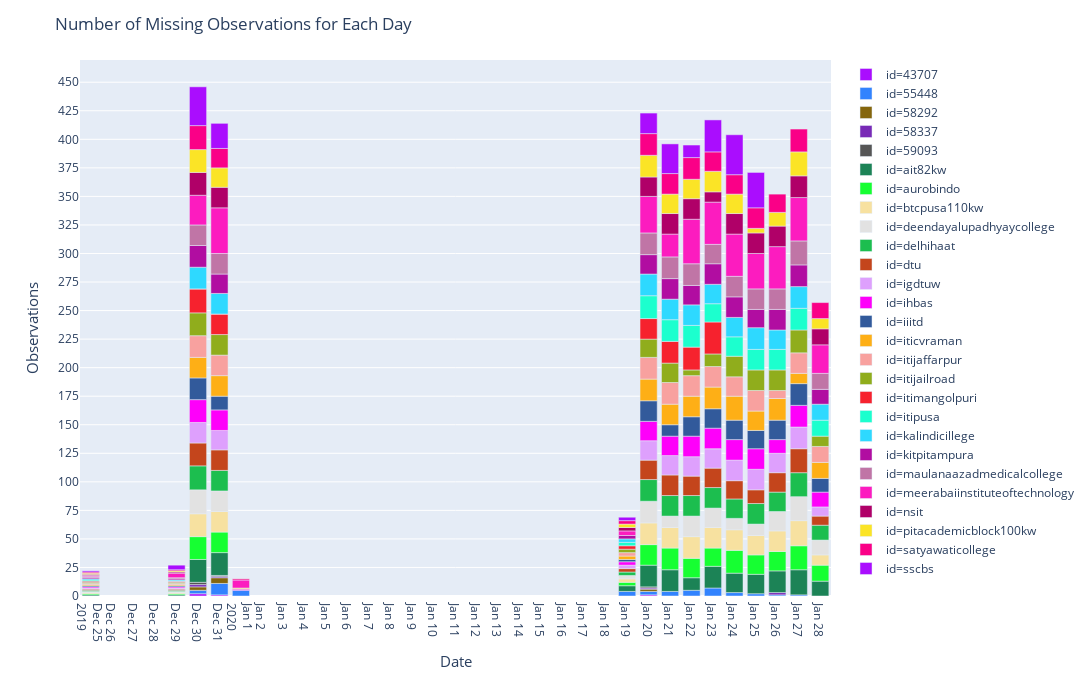

This figure's notebook cell:
### Code cell
fig_2 = px.bar(df_missing, x='date', y="energy", color = 'id', color_discrete_sequence= px.colors.qualitative.Alphabet)
fig_2.update_layout(title='Number of Missing Observations for Each Day',
                    autosize=False, width=1150, height= 680, 
                    yaxis=go.layout.YAxis(
                        title_text="Observations",
                        ticktext=df_sample["('count', 'energy')"],
                        dtick = 25,
                        titlefont=dict(size=15)),
                    xaxis = go.layout.XAxis(dtick = [1,2],
                                            title_text="Date",
                                            titlefont=dict(size=15)),
                        )

fig_2.show()

### Figure 1 — Plotly figure (JSON) as saved in the notebook; plotly's stock layout.template omitted (floating-point values rounded to 4 significant figures; data arrays with more than 128 entries replaced by an {"elided": "..."} marker saying what was removed)
{"data": [{"alignmentgroup": "True", "hoverlabel": {"namelength": 0}, "hovertemplate": "id=43707<br>date=%{x}<br>energy=%{y}", "legendgroup": "id=43707", "marker": {"color": "#AA0DFE"}, "name": "id=43707", "offsetgroup": "id=43707", "orientation": "v", "showlegend": true, "textposition": "auto", "type": "bar", "x": ["2019-12-30T00:00:00", "2019-12-31T00:00:00", "2020-01-20T00:00:00"], "xaxis": "x", "y": [2, 1, 1], "yaxis": "y"}, {"alignmentgroup": "True", "hoverlabel": {"namelength": 0}, "hovertemplate": "id=55448<br>date=%{x}<br>energy=%{y}", "legendgroup": "id=55448", "marker": {"color": "#3283FE"}, "name": "id=55448", "offsetgroup": "id=55448", "orientation": "v", "showlegend": true, "textposition": "auto", "type": "bar", "x": ["2019-12-30T00:00:00", "2019-12-31T00:00:00", "2020-01-01T00:00:00", "2020-01-19T00:00:00", "2020-01-20T00:00:00", "2020-01-21T00:00:00", "2020-01-22T00:00:00", "2020-01-23T00:00:00", "2020-01-24T00:00:00", "2020-01-25T00:00:00", "2020-01-26T00:00:00", "2020-01-27T00:00:00"], "xaxis": "x", "y": [3, 10, 5, 4, 3, 4, 5, 7, 3, 2, 1, 1], "yaxis": "y"}, {"alignmentgroup": "True", "hoverlabel": {"namelength": 0}, "hovertemplate": "id=58292<br>date=%{x}<br>energy=%{y}", "legendgroup": "id=58292", "marker": {"color": "#85660D"}, "name": "id=58292", "offsetgroup": "id=58292", "orientation": "v", "showlegend": true, "textposition": "auto", "type": "bar", "x": ["2019-12-30T00:00:00", "2019-12-31T00:00:00", "2020-01-20T00:00:00"], "xaxis": "x", "y": [3, 5, 2], "yaxis": "y"}, {"alignmentgroup": "True", "hoverlabel": {"namelength": 0}, "hovertemplate": "id=58337<br>date=%{x}<br>energy=%{y}", "legendgroup": "id=58337", "marker": {"color": "#782AB6"}, "name": "id=58337", "offsetgroup": "id=58337", "orientation": "v", "showlegend": true, "textposition": "auto", "type": "bar", "x": ["2019-12-30T00:00:00", "2019-12-31T00:00:00", "2020-01-20T00:00:00", "2020-01-26T00:00:00"], "xaxis": "x", "y": [2, 1, 1, 2], "yaxis": "y"}, {"alignmentgroup": "True", "hoverlabel": {"namelength": 0}, "hovertemplate": "id=59093<br>date=%{x}<br>energy=%{y}", "legendgroup": "id=59093", "marker": {"color": "#565656"}, "name": "id=59093", "offsetgroup": "id=59093", "orientation": "v", "showlegend": true, "textposition": "auto", "type": "bar", "x": ["2019-12-30T00:00:00", "2019-12-31T00:00:00", "2020-01-20T00:00:00"], "xaxis": "x", "y": [2, 1, 1], "yaxis": "y"}, {"alignmentgroup": "True", "hoverlabel": {"namelength": 0}, "hovertemplate": "id=ait82kw<br>date=%{x}<br>energy=%{y}", "legendgroup": "id=ait82kw", "marker": {"color": "#1C8356"}, "name": "id=ait82kw", "offsetgroup": "id=ait82kw", "orientation": "v", "showlegend": true, "textposition": "auto", "type": "bar", "x": ["2019-12-25T00:00:00", "2019-12-29T00:00:00", "2019-12-30T00:00:00", "2019-12-31T00:00:00", "2020-01-19T00:00:00", "2020-01-20T00:00:00", "2020-01-21T00:00:00", "2020-01-22T00:00:00", "2020-01-23T00:00:00", "2020-01-24T00:00:00", "2020-01-25T00:00:00", "2020-01-26T00:00:00", "2020-01-27T00:00:00", "2020-01-28T00:00:00"], "xaxis": "x", "y": [1, 1, 20, 20, 5, 19, 19, 11, 19, 17, 17, 19, 22, 13], "yaxis": "y"}, {"alignmentgroup": "True", "hoverlabel": {"namelength": 0}, "hovertemplate": "id=aurobindo<br>date=%{x}<br>energy=%{y}", "legendgroup": "id=aurobindo", "marker": {"color": "#16FF32"}, "name": "id=aurobindo", "offsetgroup": "id=aurobindo", "orientation": "v", "showlegend": true, "textposition": "auto", "type": "bar", "x": ["2019-12-25T00:00:00", "2019-12-29T00:00:00", "2019-12-30T00:00:00", "2019-12-31T00:00:00", "2020-01-19T00:00:00", "2020-01-20T00:00:00", "2020-01-21T00:00:00", "2020-01-22T00:00:00", "2020-01-23T00:00:00", "2020-01-24T00:00:00", "2020-01-25T00:00:00", "2020-01-26T00:00:00", "2020-01-27T00:00:00", "2020-01-28T00:00:00"], "xaxis": "x", "y": [1, 1, 20, 18, 3, 18, 19, 17, 16, 20, 17, 17, 21, 14], "yaxis": "y"}, {"alignmentgroup": "True", "hoverlabel": {"namelength": 0}, "hovertemplate": "id=btcpusa110kw<br>date=%{x}<br>energy=%{y}", "legendgroup": "id=btcpusa110kw", "marker": {"color": "#F7E1A0"}, "name": "id=btcpusa110kw", "offsetgroup": "id=btcpusa110kw", "orientation": "v", "showlegend": true, "textposition": "auto", "type": "bar", "x": ["2019-12-25T00:00:00", "2019-12-29T00:00:00", "2019-12-30T00:00:00", "2019-12-31T00:00:00", "2020-01-19T00:00:00", "2020-01-20T00:00:00", "2020-01-21T00:00:00", "2020-01-22T00:00:00", "2020-01-23T00:00:00", "2020-01-24T00:00:00", "2020-01-25T00:00:00", "2020-01-26T00:00:00", "2020-01-27T00:00:00", "2020-01-28T00:00:00"], "xaxis": "x", "y": [1, 1, 20, 18, 3, 19, 18, 19, 18, 18, 17, 18, 22, 9], "yaxis": "y"}, {"alignmentgroup": "True", "hoverlabel": {"namelength": 0}, "hovertemplate": "id=deendayalupadhyaycollege<br>date=%{x}<br>energy=%{y}", "legendgroup": "id=deendayalupadhyaycollege", "marker": {"color": "#E2E2E2"}, "name": "id=deendayalupadhyaycollege", "offsetgroup": "id=deendayalupadhyaycollege", "orientation": "v", "showlegend": true, "textposition": "auto", "type": "bar", "x": ["2019-12-25T00:00:00", "2019-12-29T00:00:00", "2019-12-30T00:00:00", "2019-12-31T00:00:00", "2020-01-19T00:00:00", "2020-01-20T00:00:00", "2020-01-21T00:00:00", "2020-01-22T00:00:00", "2020-01-23T00:00:00", "2020-01-24T00:00:00", "2020-01-25T00:00:00", "2020-01-26T00:00:00", "2020-01-27T00:00:00", "2020-01-28T00:00:00"], "xaxis": "x", "y": [1, 1, 21, 18, 3, 19, 10, 18, 17, 10, 10, 17, 21, 13], "yaxis": "y"}, {"alignmentgroup": "True", "hoverlabel": {"namelength": 0}, "hovertemplate": "id=delhihaat<br>date=%{x}<br>energy=%{y}", "legendgroup": "id=delhihaat", "marker": {"color": "#1CBE4F"}, "name": "id=delhihaat", "offsetgroup": "id=delhihaat", "orientation": "v", "showlegend": true, "textposition": "auto", "type": "bar", "x": ["2019-12-25T00:00:00", "2019-12-29T00:00:00", "2019-12-30T00:00:00", "2019-12-31T00:00:00", "2020-01-19T00:00:00", "2020-01-20T00:00:00", "2020-01-21T00:00:00", "2020-01-22T00:00:00", "2020-01-23T00:00:00", "2020-01-24T00:00:00", "2020-01-25T00:00:00", "2020-01-26T00:00:00", "2020-01-27T00:00:00", "2020-01-28T00:00:00"], "xaxis": "x", "y": [1, 1, 21, 18, 3, 19, 18, 18, 18, 17, 18, 17, 21, 13], "yaxis": "y"}, {"alignmentgroup": "True", "hoverlabel": {"namelength": 0}, "hovertemplate": "id=dtu<br>date=%{x}<br>energy=%{y}", "legendgroup": "id=dtu", "marker": {"color": "#C4451C"}, "name": "id=dtu", "offsetgroup": "id=dtu", "orientation": "v", "showlegend": true, "textposition": "auto", "type": "bar", "x": ["2019-12-25T00:00:00", "2019-12-29T00:00:00", "2019-12-30T00:00:00", "2019-12-31T00:00:00", "2020-01-19T00:00:00", "2020-01-20T00:00:00", "2020-01-21T00:00:00", "2020-01-22T00:00:00", "2020-01-23T00:00:00", "2020-01-24T00:00:00", "2020-01-25T00:00:00", "2020-01-26T00:00:00", "2020-01-27T00:00:00", "2020-01-28T00:00:00"], "xaxis": "x", "y": [1, 1, 20, 18, 3, 17, 18, 17, 17, 16, 12, 17, 21, 8], "yaxis": "y"}, {"alignmentgroup": "True", "hoverlabel": {"namelength": 0}, "hovertemplate": "id=igdtuw<br>date=%{x}<br>energy=%{y}", "legendgroup": "id=igdtuw", "marker": {"color": "#DEA0FD"}, "name": "id=igdtuw", "offsetgroup": "id=igdtuw", "orientation": "v", "showlegend": true, "textposition": "auto", "type": "bar", "x": ["2019-12-25T00:00:00", "2019-12-29T00:00:00", "2019-12-30T00:00:00", "2019-12-31T00:00:00", "2020-01-19T00:00:00", "2020-01-20T00:00:00", "2020-01-21T00:00:00", "2020-01-22T00:00:00", "2020-01-23T00:00:00", "2020-01-24T00:00:00", "2020-01-25T00:00:00", "2020-01-26T00:00:00", "2020-01-27T00:00:00", "2020-01-28T00:00:00"], "xaxis": "x", "y": [1, 1, 18, 17, 3, 17, 17, 17, 17, 18, 18, 17, 19, 8], "yaxis": "y"}, {"alignmentgroup": "True", "hoverlabel": {"namelength": 0}, "hovertemplate": "id=ihbas<br>date=%{x}<br>energy=%{y}", "legendgroup": "id=ihbas", "marker": {"color": "#FE00FA"}, "name": "id=ihbas", "offsetgroup": "id=ihbas", "orientation": "v", "showlegend": true, "textposition": "auto", "type": "bar", "x": ["2019-12-25T00:00:00", "2019-12-29T00:00:00", "2019-12-30T00:00:00", "2019-12-31T00:00:00", "2020-01-01T00:00:00", "2020-01-19T00:00:00", "2020-01-20T00:00:00", "2020-01-21T00:00:00", "2020-01-22T00:00:00", "2020-01-23T00:00:00", "2020-01-24T00:00:00", "2020-01-25T00:00:00", "2020-01-26T00:00:00", "2020-01-27T00:00:00", "2020-01-28T00:00:00"], "xaxis": "x", "y": [1, 1, 20, 18, 1, 3, 17, 17, 18, 18, 18, 18, 12, 19, 13], "yaxis": "y"}, {"alignmentgroup": "True", "hoverlabel": {"namelength": 0}, "hovertemplate": "id=iiitd<br>date=%{x}<br>energy=%{y}", "legendgroup": "id=iiitd", "marker": {"color": "#325A9B"}, "name": "id=iiitd", "offsetgroup": "id=iiitd", "orientation": "v", "showlegend": true, "textposition": "auto", "type": "bar", "x": ["2019-12-25T00:00:00", "2019-12-29T00:00:00", "2019-12-30T00:00:00", "2019-12-31T00:00:00", "2020-01-19T00:00:00", "2020-01-20T00:00:00", "2020-01-21T00:00:00", "2020-01-22T00:00:00", "2020-01-23T00:00:00", "2020-01-24T00:00:00", "2020-01-25T00:00:00", "2020-01-26T00:00:00", "2020-01-27T00:00:00", "2020-01-28T00:00:00"], "xaxis": "x", "y": [1, 1, 19, 12, 2, 18, 10, 17, 17, 17, 16, 17, 19, 12], "yaxis": "y"}, {"alignmentgroup": "True", "hoverlabel": {"namelength": 0}, "hovertemplate": "id=iticvraman<br>date=%{x}<br>energy=%{y}", "legendgroup": "id=iticvraman", "marker": {"color": "#FEAF16"}, "name": "id=iticvraman", "offsetgroup": "id=iticvraman", "orientation": "v", "showlegend": true, "textposition": "auto", "type": "bar", "x": ["2019-12-25T00:00:00", "2019-12-29T00:00:00", "2019-12-30T00:00:00", "2019-12-31T00:00:00", "2020-01-01T00:00:00", "2020-01-19T00:00:00", "2020-01-20T00:00:00", "2020-01-21T00:00:00", "2020-01-22T00:00:00", "2020-01-23T00:00:00", "2020-01-24T00:00:00", "2020-01-25T00:00:00", "2020-01-26T00:00:00", "2020-01-27T00:00:00", "2020-01-28T00:00:00"], "xaxis": "x", "y": [1, 1, 18, 18, 1, 3, 19, 18, 18, 19, 21, 17, 19, 9, 14], "yaxis": "y"}, {"alignmentgroup": "True", "hoverlabel": {"namelength": 0}, "hovertemplate": "id=itijaffarpur<br>date=%{x}<br>energy=%{y}", "legendgroup": "id=itijaffarpur", "marker": {"color": "#F8A19F"}, "name": "id=itijaffarpur", "offsetgroup": "id=itijaffarpur", "orientation": "v", "showlegend": true, "textposition": "auto", "type": "bar", "x": ["2019-12-25T00:00:00", "2019-12-29T00:00:00", "2019-12-30T00:00:00", "2019-12-31T00:00:00", "2020-01-19T00:00:00", "2020-01-20T00:00:00", "2020-01-21T00:00:00", "2020-01-22T00:00:00", "2020-01-23T00:00:00", "2020-01-24T00:00:00", "2020-01-25T00:00:00", "2020-01-26T00:00:00", "2020-01-27T00:00:00", "2020-01-28T00:00:00"], "xaxis": "x", "y": [1, 1, 19, 18, 3, 19, 19, 18, 18, 17, 18, 7, 18, 14], "yaxis": "y"}, {"alignmentgroup": "True", "hoverlabel": {"namelength": 0}, "hovertemplate": "id=itijailroad<br>date=%{x}<br>energy=%{y}", "legendgroup": "id=itijailroad", "marker": {"color": "#90AD1C"}, "name": "id=itijailroad", "offsetgroup": "id=itijailroad", "orientation": "v", "showlegend": true, "textposition": "auto", "type": "bar", "x": ["2019-12-25T00:00:00", "2019-12-29T00:00:00", "2019-12-30T00:00:00", "2019-12-31T00:00:00", "2020-01-19T00:00:00", "2020-01-20T00:00:00", "2020-01-21T00:00:00", "2020-01-22T00:00:00", "2020-01-23T00:00:00", "2020-01-24T00:00:00", "2020-01-25T00:00:00", "2020-01-26T00:00:00", "2020-01-27T00:00:00", "2020-01-28T00:00:00"], "xaxis": "x", "y": [1, 1, 20, 18, 3, 16, 17, 5, 11, 18, 18, 18, 20, 9], "yaxis": "y"}, {"alignmentgroup": "True", "hoverlabel": {"namelength": 0}, "hovertemplate": "id=itimangolpuri<br>date=%{x}<br>energy=%{y}", "legendgroup": "id=itimangolpuri", "marker": {"color": "#F6222E"}, "name": "id=itimangolpuri", "offsetgroup": "id=itimangolpuri", "orientation": "v", "showlegend": true, "textposition": "auto", "type": "bar", "x": ["2019-12-25T00:00:00", "2019-12-29T00:00:00", "2019-12-30T00:00:00", "2019-12-31T00:00:00", "2020-01-19T00:00:00", "2020-01-20T00:00:00", "2020-01-21T00:00:00", "2020-01-22T00:00:00", "2020-01-23T00:00:00"], "xaxis": "x", "y": [1, 1, 21, 18, 3, 18, 19, 20, 28], "yaxis": "y"}, {"alignmentgroup": "True", "hoverlabel": {"namelength": 0}, "hovertemplate": "id=itipusa<br>date=%{x}<br>energy=%{y}", "legendgroup": "id=itipusa", "marker": {"color": "#1CFFCE"}, "name": "id=itipusa", "offsetgroup": "id=itipusa", "orientation": "v", "showlegend": true, "textposition": "auto", "type": "bar", "x": ["2019-12-25T00:00:00", "2019-12-29T00:00:00", "2019-12-30T00:00:00", "2019-12-31T00:00:00", "2020-01-01T00:00:00", "2020-01-19T00:00:00", "2020-01-20T00:00:00", "2020-01-21T00:00:00", "2020-01-22T00:00:00", "2020-01-23T00:00:00", "2020-01-24T00:00:00", "2020-01-25T00:00:00", "2020-01-26T00:00:00", "2020-01-27T00:00:00", "2020-01-28T00:00:00"], "xaxis": "x", "y": [1, 0, 0, 0, 0, 3, 20, 19, 19, 16, 17, 18, 18, 19, 14], "yaxis": "y"}, {"alignmentgroup": "True", "hoverlabel": {"namelength": 0}, "hovertemplate": "id=kalindicillege<br>date=%{x}<br>energy=%{y}", "legendgroup": "id=kalindicillege", "marker": {"color": "#2ED9FF"}, "name": "id=kalindicillege", "offsetgroup": "id=kalindicillege", "orientation": "v", "showlegend": true, "textposition": "auto", "type": "bar", "x": ["2019-12-25T00:00:00", "2019-12-29T00:00:00", "2019-12-30T00:00:00", "2019-12-31T00:00:00", "2020-01-19T00:00:00", "2020-01-20T00:00:00", "2020-01-21T00:00:00", "2020-01-22T00:00:00", "2020-01-23T00:00:00", "2020-01-24T00:00:00", "2020-01-25T00:00:00", "2020-01-26T00:00:00", "2020-01-27T00:00:00", "2020-01-28T00:00:00"], "xaxis": "x", "y": [1, 1, 19, 18, 3, 19, 18, 18, 17, 17, 19, 17, 19, 14], "yaxis": "y"}, {"alignmentgroup": "True", "hoverlabel": {"namelength": 0}, "hovertemplate": "id=kitpitampura<br>date=%{x}<br>energy=%{y}", "legendgroup": "id=kitpitampura", "marker": {"color": "#B10DA1"}, "name": "id=kitpitampura", "offsetgroup": "id=kitpitampura", "orientation": "v", "showlegend": true, "textposition": "auto", "type": "bar", "x": ["2019-12-25T00:00:00", "2019-12-29T00:00:00", "2019-12-30T00:00:00", "2019-12-31T00:00:00", "2020-01-19T00:00:00", "2020-01-20T00:00:00", "2020-01-21T00:00:00", "2020-01-22T00:00:00", "2020-01-23T00:00:00", "2020-01-24T00:00:00", "2020-01-25T00:00:00", "2020-01-26T00:00:00", "2020-01-27T00:00:00", "2020-01-28T00:00:00"], "xaxis": "x", "y": [1, 1, 19, 17, 3, 17, 18, 17, 18, 18, 16, 18, 19, 13], "yaxis": "y"}, {"alignmentgroup": "True", "hoverlabel": {"namelength": 0}, "hovertemplate": "id=maulanaazadmedicalcollege<br>date=%{x}<br>energy=%{y}", "legendgroup": "id=maulanaazadmedicalcollege", "marker": {"color": "#C075A6"}, "name": "id=maulanaazadmedicalcollege", "offsetgroup": "id=maulanaazadmedicalcollege", "orientation": "v", "showlegend": true, "textposition": "auto", "type": "bar", "x": ["2019-12-25T00:00:00", "2019-12-29T00:00:00", "2019-12-30T00:00:00", "2019-12-31T00:00:00", "2020-01-20T00:00:00", "2020-01-21T00:00:00", "2020-01-22T00:00:00", "2020-01-23T00:00:00", "2020-01-24T00:00:00", "2020-01-25T00:00:00", "2020-01-26T00:00:00", "2020-01-27T00:00:00", "2020-01-28T00:00:00"], "xaxis": "x", "y": [1, 1, 18, 18, 19, 19, 19, 17, 18, 18, 18, 21, 14], "yaxis": "y"}, {"alignmentgroup": "True", "hoverlabel": {"namelength": 0}, "hovertemplate": "id=meerabaiinstituteoftechnology<br>date=%{x}<br>energy=%{y}", "legendgroup": "id=meerabaiinstituteoftechnology", "marker": {"color": "#FC1CBF"}, "name": "id=meerabaiinstituteoftechnology", "offsetgroup": "id=meerabaiinstituteoftechnology", "orientation": "v", "showlegend": true, "textposition": "auto", "type": "bar", "x": ["2019-12-25T00:00:00", "2019-12-29T00:00:00", "2019-12-30T00:00:00", "2019-12-31T00:00:00", "2020-01-01T00:00:00", "2020-01-19T00:00:00", "2020-01-20T00:00:00", "2020-01-21T00:00:00", "2020-01-22T00:00:00", "2020-01-23T00:00:00", "2020-01-24T00:00:00", "2020-01-25T00:00:00", "2020-01-26T00:00:00", "2020-01-27T00:00:00", "2020-01-28T00:00:00"], "xaxis": "x", "y": [1, 4, 26, 40, 7, 4, 32, 20, 39, 37, 37, 31, 37, 38, 25], "yaxis": "y"}, {"alignmentgroup": "True", "hoverlabel": {"namelength": 0}, "hovertemplate": "id=nsit<br>date=%{x}<br>energy=%{y}", "legendgroup": "id=nsit", "marker": {"color": "#B00068"}, "name": "id=nsit", "offsetgroup": "id=nsit", "orientation": "v", "showlegend": true, "textposition": "auto", "type": "bar", "x": ["2019-12-25T00:00:00", "2019-12-29T00:00:00", "2019-12-30T00:00:00", "2019-12-31T00:00:00", "2020-01-19T00:00:00", "2020-01-20T00:00:00", "2020-01-21T00:00:00", "2020-01-22T00:00:00", "2020-01-23T00:00:00", "2020-01-24T00:00:00", "2020-01-25T00:00:00", "2020-01-26T00:00:00", "2020-01-27T00:00:00", "2020-01-28T00:00:00"], "xaxis": "x", "y": [1, 1, 20, 18, 3, 17, 18, 18, 9, 18, 18, 18, 19, 14], "yaxis": "y"}, {"alignmentgroup": "True", "hoverlabel": {"namelength": 0}, "hovertemplate": "id=pitacademicblock100kw<br>date=%{x}<br>energy=%{y}", "legendgroup": "id=pitacademicblock100kw", "marker": {"color": "#FBE426"}, "name": "id=pitacademicblock100kw", "offsetgroup": "id=pitacademicblock100kw", "orientation": "v", "showlegend": true, "textposition": "auto", "type": "bar", "x": ["2019-12-25T00:00:00", "2019-12-29T00:00:00", "2019-12-30T00:00:00", "2019-12-31T00:00:00", "2020-01-19T00:00:00", "2020-01-20T00:00:00", "2020-01-21T00:00:00", "2020-01-22T00:00:00", "2020-01-23T00:00:00", "2020-01-24T00:00:00", "2020-01-25T00:00:00", "2020-01-26T00:00:00", "2020-01-27T00:00:00", "2020-01-28T00:00:00"], "xaxis": "x", "y": [1, 1, 20, 17, 3, 19, 17, 17, 18, 17, 4, 12, 21, 9], "yaxis": "y"}, {"alignmentgroup": "True", "hoverlabel": {"namelength": 0}, "hovertemplate": "id=satyawaticollege<br>date=%{x}<br>energy=%{y}", "legendgroup": "id=satyawaticollege", "marker": {"color": "#FA0087"}, "name": "id=satyawaticollege", "offsetgroup": "id=satyawaticollege", "orientation": "v", "showlegend": true, "textposition": "auto", "type": "bar", "x": ["2019-12-25T00:00:00", "2019-12-29T00:00:00", "2019-12-30T00:00:00", "2019-12-31T00:00:00", "2020-01-01T00:00:00", "2020-01-19T00:00:00", "2020-01-20T00:00:00", "2020-01-21T00:00:00", "2020-01-22T00:00:00", "2020-01-23T00:00:00", "2020-01-24T00:00:00", "2020-01-25T00:00:00", "2020-01-26T00:00:00", "2020-01-27T00:00:00", "2020-01-28T00:00:00"], "xaxis": "x", "y": [1, 1, 21, 17, 1, 3, 19, 18, 19, 17, 17, 18, 16, 20, 14], "yaxis": "y"}, {"alignmentgroup": "True", "hoverlabel": {"namelength": 0}, "hovertemplate": "id=sscbs<br>date=%{x}<br>energy=%{y}", "legendgroup": "id=sscbs", "marker": {"color": "#AA0DFE"}, "name": "id=sscbs", "offsetgroup": "id=sscbs", "orientation": "v", "showlegend": true, "textposition": "auto", "type": "bar", "x": ["2019-12-25T00:00:00", "2019-12-29T00:00:00", "2019-12-30T00:00:00", "2019-12-31T00:00:00", "2020-01-19T00:00:00", "2020-01-20T00:00:00", "2020-01-21T00:00:00", "2020-01-22T00:00:00", "2020-01-23T00:00:00", "2020-01-24T00:00:00", "2020-01-25T00:00:00"], "xaxis": "x", "y": [1, 4, 34, 22, 3, 18, 26, 11, 28, 35, 31], "yaxis": "y"}], "layout": {"autosize": false, "barmode": "relative", "height": 680, "legend": {"tracegroupgap": 0}, "margin": {"t": 60}, "title": {"text": "Number of Missing Observations for Each Day"}, "width": 1150, "xaxis": {"dtick": [1, 2], "title": {"font": {"size": 15}, "text": "Date"}}, "yaxis": {"dtick": 25, "ticktext": {"elided": "737 int values"}, "title": {"font": {"size": 15}, "text": "Observations"}}}}
